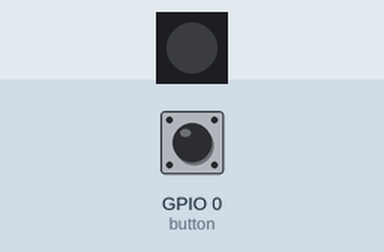
Bench run of a program on a simulated ESP32 board running MicroPython. On the bench: 1 RGB LEDs in strip order, left to right. The inputs (shaded band) are chosen by the test bench; at power-on: GPIO 0 (button) HIGH.

Above: at 1.2 s.
1.3 s: GPIO 0 (button) pulled LOW for 0.15 s
At 2.0 s:
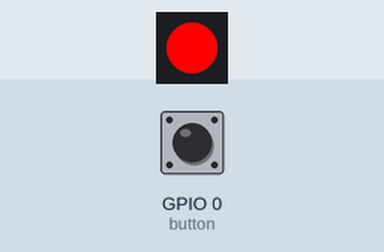
2.9 s: GPIO 0 (button) pulled LOW for 1 s
At 3.3 s:
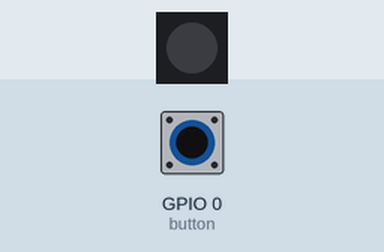
5.4 s: GPIO 0 (button) pulled LOW for 3.2 s
At 6.4 s:
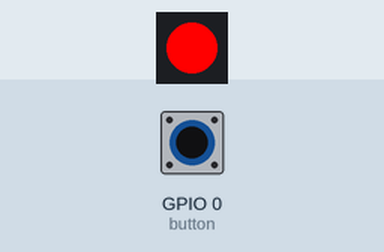
Timing chart, 0 to 8.4 s (numbered marks = the images above; inputs shaded):
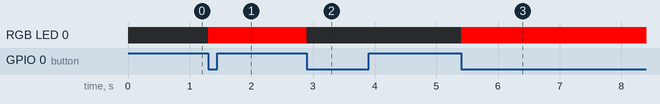

Measured:
- after the input at 1.3 s, RGB LED 0: off → RGB(255, 0, 0) at once
- after the input at 2.9 s, RGB LED 0: RGB(255, 0, 0) → off at once
- after the input at 5.4 s, RGB LED 0: off → RGB(255, 0, 0) at once

The program:

led_blink_toggle_blink.py
```python
import machine
import neopixel
import time

np = neopixel.NeoPixel(machine.Pin(48),1)
button = machine.Pin(0,machine.Pin.IN,machine.Pin.PULL_UP)
value = 0

def toggle_led(p):
    global value
    if value == 0:
        value = 255
    elif value == 255:
        value = 0
    np[0] = (value,0,0)
    np.write()

button.irq(trigger=machine.Pin.IRQ_FALLING,handler=toggle_led)

while True:
    try:
        time.sleep(5)
    except KeyboardInterrupt:
        print("EXIT")
        break
```
